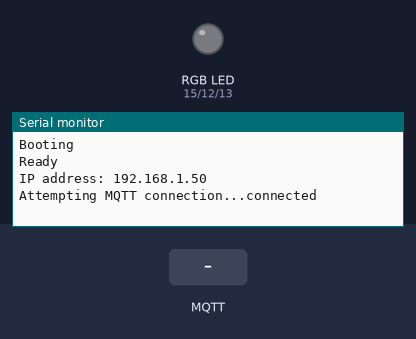
A sketch run on a simulated ESP8266 (NodeMCU). On the bench: an RGB LED mixed from three pins (HIGH = lit), the last lines printed to the serial monitor. Inputs (shaded band) come from the test bench. WiFi joins after 1.5 s; servers stay silent unless stated; no MQTT or app messages arrive unless stated.

Above: at 2.7 s.
2.8 s: MQTT message "#" arrives on the first subscribed topic
At 3.3 s:
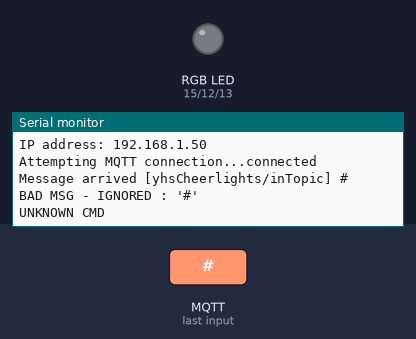
4.3 s: MQTT message "7" arrives on the first subscribed topic
At 5.6 s:
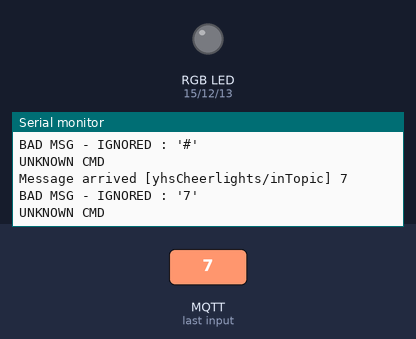

Measured:
- after the input at 2.8 s, the serial monitor: prints a new line at once (image 1)
- after the input at 4.3 s, the serial monitor: prints a new line at once (image 2)

The sketch:

esp8266_cheerlights.ino
```cpp
#include <ESP8266WiFi.h>
#include <ESP8266mDNS.h>
#include <WiFiUdp.h>
#include <ArduinoOTA.h>
#include <PubSubClient.h>

// *****************************************************
// THESE MUST BE CONFIGURED!
// *****************************************************
const char* ssid = "...";
const char* password = "...";

const char* mqtt_server = "test.mosquitto.org";
const char* INTOPIC = "yhsCheerlights/inTopic";
const char* OUTTOPIC = "yhsCheerlights/outTopic";

void setupOTA() {
  Serial.begin(115200);
  Serial.println("\nBooting");
  WiFi.mode(WIFI_STA);
  WiFi.begin(ssid, password);
  while (WiFi.waitForConnectResult() != WL_CONNECTED) {
    Serial.println("Connection Failed! Rebooting...");
    delay(5000);
    ESP.restart();
  }

  // Port defaults to 8266
  // ArduinoOTA.setPort(8266);

  // Hostname defaults to esp8266-[ChipID]
  ArduinoOTA.setHostname("cheerlights");

  // No authentication by default
  // ArduinoOTA.setPassword((const char *)"123");

  ArduinoOTA.onStart([]() {
    Serial.println("Start");
  });
  ArduinoOTA.onEnd([]() {
    Serial.println("\nEnd");
  });
  ArduinoOTA.onProgress([](unsigned int progress, unsigned int total) {
    Serial.printf("Progress: %u%%\r", (progress / (total / 100)));
  });
  ArduinoOTA.onError([](ota_error_t error) {
    Serial.printf("Error[%u]: ", error);
    if (error == OTA_AUTH_ERROR) Serial.println("Auth Failed");
    else if (error == OTA_BEGIN_ERROR) Serial.println("Begin Failed");
    else if (error == OTA_CONNECT_ERROR) Serial.println("Connect Failed");
    else if (error == OTA_RECEIVE_ERROR) Serial.println("Receive Failed");
    else if (error == OTA_END_ERROR) Serial.println("End Failed");
  });
  ArduinoOTA.begin();
  Serial.println("Ready");
  Serial.print("IP address: ");
  Serial.println(WiFi.localIP());
}

WiFiClient espClient;
PubSubClient client(espClient);
const int MAX_MSG_LEN = 50;
const int MAX_MSG_PARAMS = 10;
long lastMsg = 0;
char msg[MAX_MSG_LEN+1];
int value = 0;


const byte redPin = 15;
const byte greenPin = 12;
const byte bluePin = 13;

void setup()
{
  client.setServer(mqtt_server, 1883);
  client.setCallback(MQTT_recv_callback);

  pinMode(redPin, OUTPUT);
  pinMode(greenPin, OUTPUT);
  pinMode(bluePin, OUTPUT);

  setupOTA();
}

// Convert hex char into 0-15 value
byte hexchar2byte(char hexchar)
{
  if ((hexchar <= '9') && (hexchar >= '0'))
  {
    return hexchar - '0';
  }

  // Ensure lower case
  hexchar = hexchar | 0x20;

  if ((hexchar >= 'a') && (hexchar <= 'f'))
  {
    return 10 + hexchar - 'a';
  }

  // Bogus character. Safest to return 0.
  Serial.println("Bad char");
  return 0;
}

// Convert 2 char hex string to byte value
byte hex2byte(const char* hexstr)
{
  byte val1 = hexchar2byte(hexstr[0]);
  byte val2 = hexchar2byte(hexstr[1]);
  byte val = (val1 << 4) + val2;
  return val;
}

bool ProcessCommand(char *msg)
{
  bool recognised = false;
  int msgLen = strlen(msg);

  // Just assume a straight #RRGGBB value.
  if ((msg[0] == '#') && (strlen(msg) == 7))
  {
    int r = hex2byte(msg + 1);
    int g = hex2byte(msg + 3);
    int b = hex2byte(msg + 5);

    analogWrite(redPin, r);
    analogWrite(greenPin, g);
    analogWrite(bluePin, b);

    sprintf(msg, "setting RGB: %d,%d,%d", r,g,b);
    client.publish(OUTTOPIC, (char*)msg);

    recognised = true;
  }
  else
  {
    Serial.print("BAD MSG - IGNORED : '");
    Serial.print(msg);
    Serial.println("'");
  }

  return recognised;
}

void MQTT_recv_callback(char* topic, byte* payload, unsigned int length) {
  Serial.print("Message arrived [");
  Serial.print(topic);
  Serial.print("] ");
  for (int i = 0; i < length; i++) {
    Serial.print((char)payload[i]);
  }
  Serial.println();

  if ((length + 1) >= MAX_MSG_LEN)
  {
    Serial.println("Msg too long - ignored");
    return;
  }

  strncpy(msg, (char*)payload, length);
  msg[length] = 0;

  bool recognised = ProcessCommand(msg);
  const char *response = recognised ? "OK" : "UNKNOWN CMD";

  Serial.println(response);

  client.publish(OUTTOPIC, (char*)response);
}

void reconnectMQTT() {
  // Loop until we're reconnected
  while (!client.connected()) {
    Serial.print("Attempting MQTT connection...");
    // Attempt to connect
    if (client.connect("ESP8266Client")) {
      Serial.println("connected");
      // Once connected, publish an announcement...
      client.publish(OUTTOPIC, "hello world");
      // ... and resubscribe
      client.subscribe(INTOPIC);
    } else {
      Serial.print("failed, rc=");
      Serial.print(client.state());
      Serial.println(" try again in 5 seconds");
      // Wait 5 seconds before retrying
      delay(5000);
    }
  }
}

void loop()
{
  if (!client.connected()) {
    reconnectMQTT();
  }

  // Do regular processing for the pubsub client and OTA
  client.loop();

  ArduinoOTA.handle();

  long now = millis();
  if (now - lastMsg > 10000) {
    lastMsg = now;
    ++value;
    snprintf (msg, MAX_MSG_LEN, "hello world #%ld", value);
    Serial.print("Publish message: ");
    Serial.println(msg);
    client.publish(OUTTOPIC, msg);
  }

  yield();
}
```
